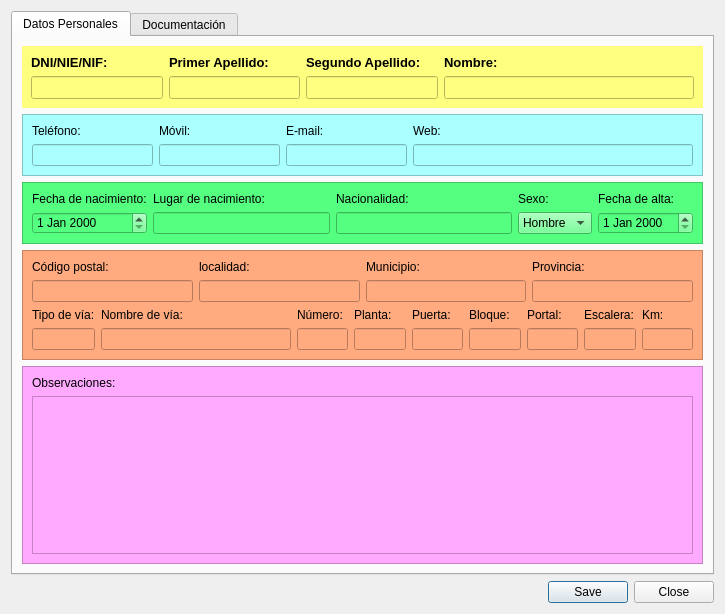
<?xml version="1.0" encoding="UTF-8"?>
<ui version="4.0">
 <class>fUsuarios</class>
 <widget class="QDialog" name="fUsuarios">
  <property name="geometry">
   <rect>
    <x>0</x>
    <y>0</y>
    <width>725</width>
    <height>614</height>
   </rect>
  </property>
  <property name="windowTitle">
   <string>Dialog</string>
  </property>
  <property name="windowIcon">
   <iconset resource="forms.qrc">
    <normaloff>:/img/favicon.ico</normaloff>:/img/favicon.ico</iconset>
  </property>
  <layout class="QGridLayout" name="gridLayout">
   <item row="0" column="0">
    <widget class="QTabWidget" name="tabWidget">
     <property name="currentIndex">
      <number>0</number>
     </property>
     <widget class="QWidget" name="tab">
      <attribute name="title">
       <string>Datos Personales</string>
      </attribute>
      <layout class="QHBoxLayout" name="horizontalLayout_10">
       <item>
        <layout class="QVBoxLayout" name="verticalLayoutTodosDatosPersonales">
         <item>
          <widget class="QFrame" name="frameNombre">
           <property name="styleSheet">
            <string notr="true">background-color: rgb(255, 255, 127);</string>
           </property>
           <property name="frameShape">
            <enum>QFrame::NoFrame</enum>
           </property>
           <property name="frameShadow">
            <enum>QFrame::Plain</enum>
           </property>
           <layout class="QHBoxLayout" name="horizontalLayout_2">
            <item>
             <layout class="QHBoxLayout" name="horizontalLayout">
              <item>
               <layout class="QVBoxLayout" name="verticalLayout">
                <item>
                 <widget class="QLabel" name="label">
                  <property name="font">
                   <font>
                    <pointsize>10</pointsize>
                    <weight>75</weight>
                    <bold>true</bold>
                   </font>
                  </property>
                  <property name="text">
                   <string>DNI/NIE/NIF:</string>
                  </property>
                 </widget>
                </item>
                <item>
                 <widget class="QLineEdit" name="txtDni">
                  <property name="font">
                   <font>
                    <pointsize>10</pointsize>
                    <weight>75</weight>
                    <bold>true</bold>
                   </font>
                  </property>
                  <property name="inputMask">
                   <string/>
                  </property>
                  <property name="maxLength">
                   <number>11</number>
                  </property>
                 </widget>
                </item>
               </layout>
              </item>
              <item>
               <layout class="QVBoxLayout" name="verticalLayout_2">
                <item>
                 <widget class="QLabel" name="label_2">
                  <property name="font">
                   <font>
                    <pointsize>10</pointsize>
                    <weight>75</weight>
                    <bold>true</bold>
                   </font>
                  </property>
                  <property name="text">
                   <string>Primer Apellido:</string>
                  </property>
                 </widget>
                </item>
                <item>
                 <widget class="QLineEdit" name="txtApellido1">
                  <property name="font">
                   <font>
                    <pointsize>10</pointsize>
                    <weight>75</weight>
                    <bold>true</bold>
                   </font>
                  </property>
                 </widget>
                </item>
               </layout>
              </item>
              <item>
               <layout class="QVBoxLayout" name="verticalLayout_3">
                <item>
                 <widget class="QLabel" name="label_3">
                  <property name="font">
                   <font>
                    <pointsize>10</pointsize>
                    <weight>75</weight>
                    <bold>true</bold>
                   </font>
                  </property>
                  <property name="text">
                   <string>Segundo Apellido:</string>
                  </property>
                 </widget>
                </item>
                <item>
                 <widget class="QLineEdit" name="txtApellido2">
                  <property name="font">
                   <font>
                    <pointsize>10</pointsize>
                    <weight>75</weight>
                    <bold>true</bold>
                   </font>
                  </property>
                 </widget>
                </item>
               </layout>
              </item>
              <item>
               <layout class="QVBoxLayout" name="verticalLayout_4">
                <item>
                 <widget class="QLabel" name="label_4">
                  <property name="font">
                   <font>
                    <pointsize>10</pointsize>
                    <weight>75</weight>
                    <bold>true</bold>
                   </font>
                  </property>
                  <property name="text">
                   <string>Nombre:</string>
                  </property>
                 </widget>
                </item>
                <item>
                 <widget class="QLineEdit" name="txtNombre">
                  <property name="minimumSize">
                   <size>
                    <width>250</width>
                    <height>0</height>
                   </size>
                  </property>
                  <property name="font">
                   <font>
                    <pointsize>10</pointsize>
                    <weight>75</weight>
                    <bold>true</bold>
                   </font>
                  </property>
                 </widget>
                </item>
               </layout>
              </item>
             </layout>
            </item>
           </layout>
          </widget>
         </item>
         <item>
          <widget class="QFrame" name="frameContacto">
           <property name="styleSheet">
            <string notr="true">background-color: rgb(170, 255, 255);</string>
           </property>
           <property name="frameShape">
            <enum>QFrame::StyledPanel</enum>
           </property>
           <property name="frameShadow">
            <enum>QFrame::Raised</enum>
           </property>
           <layout class="QHBoxLayout" name="horizontalLayout_7">
            <item>
             <layout class="QHBoxLayout" name="horizontalLayout_6">
              <item>
               <layout class="QVBoxLayout" name="verticalLayout_14">
                <item>
                 <widget class="QLabel" name="label_14">
                  <property name="text">
                   <string>Teléfono:</string>
                  </property>
                 </widget>
                </item>
                <item>
                 <widget class="QLineEdit" name="txtTelefono">
                  <property name="maxLength">
                   <number>9</number>
                  </property>
                 </widget>
                </item>
               </layout>
              </item>
              <item>
               <layout class="QVBoxLayout" name="verticalLayout_15">
                <item>
                 <widget class="QLabel" name="label_15">
                  <property name="text">
                   <string>Móvil:</string>
                  </property>
                 </widget>
                </item>
                <item>
                 <widget class="QLineEdit" name="txtMovil">
                  <property name="maxLength">
                   <number>9</number>
                  </property>
                 </widget>
                </item>
               </layout>
              </item>
              <item>
               <layout class="QVBoxLayout" name="verticalLayout_16">
                <item>
                 <widget class="QLabel" name="label_16">
                  <property name="text">
                   <string>E-mail:</string>
                  </property>
                 </widget>
                </item>
                <item>
                 <widget class="QLineEdit" name="txtEmail"/>
                </item>
               </layout>
              </item>
              <item>
               <layout class="QVBoxLayout" name="verticalLayout_17">
                <item>
                 <widget class="QLabel" name="label_17">
                  <property name="text">
                   <string>Web:</string>
                  </property>
                 </widget>
                </item>
                <item>
                 <widget class="QLineEdit" name="txtWeb">
                  <property name="minimumSize">
                   <size>
                    <width>280</width>
                    <height>0</height>
                   </size>
                  </property>
                 </widget>
                </item>
               </layout>
              </item>
             </layout>
            </item>
           </layout>
          </widget>
         </item>
         <item>
          <widget class="QFrame" name="frameNacionalidad">
           <property name="styleSheet">
            <string notr="true">background-color: rgb(85, 255, 127);</string>
           </property>
           <property name="frameShape">
            <enum>QFrame::StyledPanel</enum>
           </property>
           <property name="frameShadow">
            <enum>QFrame::Raised</enum>
           </property>
           <layout class="QHBoxLayout" name="horizontalLayout_4">
            <item>
             <layout class="QHBoxLayout" name="horizontalLayout_3">
              <item>
               <layout class="QVBoxLayout" name="verticalLayout_5">
                <item>
                 <widget class="QLabel" name="label_5">
                  <property name="text">
                   <string>Fecha de nacimiento:</string>
                  </property>
                 </widget>
                </item>
                <item>
                 <widget class="QDateEdit" name="txtFechaNacimiento"/>
                </item>
               </layout>
              </item>
              <item>
               <layout class="QVBoxLayout" name="verticalLayout_6">
                <item>
                 <widget class="QLabel" name="label_6">
                  <property name="text">
                   <string>Lugar de nacimiento:</string>
                  </property>
                 </widget>
                </item>
                <item>
                 <widget class="QLineEdit" name="txtLugarNacimiento"/>
                </item>
               </layout>
              </item>
              <item>
               <layout class="QVBoxLayout" name="verticalLayout_7">
                <item>
                 <widget class="QLabel" name="label_7">
                  <property name="text">
                   <string>Nacionalidad:</string>
                  </property>
                 </widget>
                </item>
                <item>
                 <widget class="QLineEdit" name="txtNacionalidad"/>
                </item>
               </layout>
              </item>
              <item>
               <layout class="QVBoxLayout" name="verticalLayout_8">
                <item>
                 <widget class="QLabel" name="label_8">
                  <property name="text">
                   <string>Sexo:</string>
                  </property>
                 </widget>
                </item>
                <item>
                 <widget class="QComboBox" name="txtSexo">
                  <item>
                   <property name="text">
                    <string>Hombre</string>
                   </property>
                  </item>
                  <item>
                   <property name="text">
                    <string>Mujer</string>
                   </property>
                  </item>
                 </widget>
                </item>
               </layout>
              </item>
              <item>
               <layout class="QVBoxLayout" name="verticalLayout_9">
                <item>
                 <widget class="QLabel" name="label_9">
                  <property name="text">
                   <string>Fecha de alta:</string>
                  </property>
                 </widget>
                </item>
                <item>
                 <widget class="QDateEdit" name="txtFechaAlta"/>
                </item>
               </layout>
              </item>
             </layout>
            </item>
           </layout>
          </widget>
         </item>
         <item>
          <widget class="QFrame" name="frameDireccion">
           <property name="styleSheet">
            <string notr="true">background-color: rgb(255, 170, 127);</string>
           </property>
           <property name="frameShape">
            <enum>QFrame::StyledPanel</enum>
           </property>
           <property name="frameShadow">
            <enum>QFrame::Raised</enum>
           </property>
           <layout class="QVBoxLayout" name="verticalLayout_28">
            <item>
             <layout class="QHBoxLayout" name="horizontalLayout_5">
              <item>
               <layout class="QVBoxLayout" name="verticalLayout_10">
                <item>
                 <widget class="QLabel" name="label_10">
                  <property name="text">
                   <string>Código postal:</string>
                  </property>
                 </widget>
                </item>
                <item>
                 <widget class="QLineEdit" name="txtCodigoPostal"/>
                </item>
               </layout>
              </item>
              <item>
               <layout class="QVBoxLayout" name="verticalLayout_11">
                <item>
                 <widget class="QLabel" name="label_11">
                  <property name="text">
                   <string>localidad:</string>
                  </property>
                 </widget>
                </item>
                <item>
                 <widget class="QLineEdit" name="txtLocalidad"/>
                </item>
               </layout>
              </item>
              <item>
               <layout class="QVBoxLayout" name="verticalLayout_12">
                <item>
                 <widget class="QLabel" name="label_12">
                  <property name="text">
                   <string>Municipio:</string>
                  </property>
                 </widget>
                </item>
                <item>
                 <widget class="QLineEdit" name="txtMunicipio"/>
                </item>
               </layout>
              </item>
              <item>
               <layout class="QVBoxLayout" name="verticalLayout_13">
                <item>
                 <widget class="QLabel" name="label_13">
                  <property name="text">
                   <string>Provincia:</string>
                  </property>
                 </widget>
                </item>
                <item>
                 <widget class="QLineEdit" name="txtProvincia"/>
                </item>
               </layout>
              </item>
             </layout>
            </item>
            <item>
             <layout class="QHBoxLayout" name="horizontalLayout_8">
              <item>
               <layout class="QVBoxLayout" name="verticalLayout_18">
                <item>
                 <widget class="QLabel" name="label_18">
                  <property name="text">
                   <string>Tipo de vía:</string>
                  </property>
                 </widget>
                </item>
                <item>
                 <widget class="QLineEdit" name="txtTipoVia"/>
                </item>
               </layout>
              </item>
              <item>
               <layout class="QVBoxLayout" name="verticalLayout_19">
                <item>
                 <widget class="QLabel" name="label_19">
                  <property name="text">
                   <string>Nombre de vía:</string>
                  </property>
                 </widget>
                </item>
                <item>
                 <widget class="QLineEdit" name="txtNombreVia">
                  <property name="minimumSize">
                   <size>
                    <width>190</width>
                    <height>0</height>
                   </size>
                  </property>
                 </widget>
                </item>
               </layout>
              </item>
              <item>
               <layout class="QVBoxLayout" name="verticalLayout_20">
                <item>
                 <widget class="QLabel" name="label_20">
                  <property name="text">
                   <string>Número:</string>
                  </property>
                 </widget>
                </item>
                <item>
                 <widget class="QLineEdit" name="txtNumero"/>
                </item>
               </layout>
              </item>
              <item>
               <layout class="QVBoxLayout" name="verticalLayout_21">
                <item>
                 <widget class="QLabel" name="label_21">
                  <property name="text">
                   <string>Planta:</string>
                  </property>
                 </widget>
                </item>
                <item>
                 <widget class="QLineEdit" name="txtPlanta"/>
                </item>
               </layout>
              </item>
              <item>
               <layout class="QVBoxLayout" name="verticalLayout_22">
                <item>
                 <widget class="QLabel" name="label_22">
                  <property name="text">
                   <string>Puerta:</string>
                  </property>
                 </widget>
                </item>
                <item>
                 <widget class="QLineEdit" name="txtPuerta"/>
                </item>
               </layout>
              </item>
              <item>
               <layout class="QVBoxLayout" name="verticalLayout_23">
                <item>
                 <widget class="QLabel" name="label_23">
                  <property name="text">
                   <string>Bloque:</string>
                  </property>
                 </widget>
                </item>
                <item>
                 <widget class="QLineEdit" name="txtBloque"/>
                </item>
               </layout>
              </item>
              <item>
               <layout class="QVBoxLayout" name="verticalLayout_24">
                <item>
                 <widget class="QLabel" name="label_24">
                  <property name="text">
                   <string>Portal:</string>
                  </property>
                 </widget>
                </item>
                <item>
                 <widget class="QLineEdit" name="txtPortal"/>
                </item>
               </layout>
              </item>
              <item>
               <layout class="QVBoxLayout" name="verticalLayout_25">
                <item>
                 <widget class="QLabel" name="label_25">
                  <property name="text">
                   <string>Escalera:</string>
                  </property>
                 </widget>
                </item>
                <item>
                 <widget class="QLineEdit" name="txtEscalera"/>
                </item>
               </layout>
              </item>
              <item>
               <layout class="QVBoxLayout" name="verticalLayout_26">
                <item>
                 <widget class="QLabel" name="label_26">
                  <property name="text">
                   <string>Km:</string>
                  </property>
                 </widget>
                </item>
                <item>
                 <widget class="QLineEdit" name="txtKm"/>
                </item>
               </layout>
              </item>
             </layout>
            </item>
           </layout>
          </widget>
         </item>
         <item>
          <widget class="QFrame" name="frame">
           <property name="styleSheet">
            <string notr="true">background-color: rgb(255, 170, 255);</string>
           </property>
           <property name="frameShape">
            <enum>QFrame::StyledPanel</enum>
           </property>
           <property name="frameShadow">
            <enum>QFrame::Raised</enum>
           </property>
           <layout class="QHBoxLayout" name="horizontalLayout_9">
            <item>
             <layout class="QVBoxLayout" name="verticalLayout_27">
              <item>
               <widget class="QLabel" name="label_27">
                <property name="text">
                 <string>Observaciones:</string>
                </property>
               </widget>
              </item>
              <item>
               <widget class="QPlainTextEdit" name="txtObservaciones"/>
              </item>
             </layout>
            </item>
           </layout>
          </widget>
         </item>
        </layout>
       </item>
      </layout>
     </widget>
     <widget class="QWidget" name="tabDocumentacion">
      <attribute name="title">
       <string>Documentación</string>
      </attribute>
     </widget>
    </widget>
   </item>
   <item row="1" column="0">
    <widget class="QDialogButtonBox" name="buttonBox">
     <property name="orientation">
      <enum>Qt::Horizontal</enum>
     </property>
     <property name="standardButtons">
      <set>QDialogButtonBox::Close|QDialogButtonBox::Save</set>
     </property>
    </widget>
   </item>
  </layout>
 </widget>
 <resources>
  <include location="forms.qrc"/>
 </resources>
 <connections>
  <connection>
   <sender>buttonBox</sender>
   <signal>rejected()</signal>
   <receiver>fUsuarios</receiver>
   <slot>reject()</slot>
   <hints>
    <hint type="sourcelabel">
     <x>316</x>
     <y>260</y>
    </hint>
    <hint type="destinationlabel">
     <x>286</x>
     <y>274</y>
    </hint>
   </hints>
  </connection>
  <connection>
   <sender>buttonBox</sender>
   <signal>accepted()</signal>
   <receiver>fUsuarios</receiver>
   <slot>accept()</slot>
   <hints>
    <hint type="sourcelabel">
     <x>248</x>
     <y>254</y>
    </hint>
    <hint type="destinationlabel">
     <x>157</x>
     <y>274</y>
    </hint>
   </hints>
  </connection>
 </connections>
</ui>
